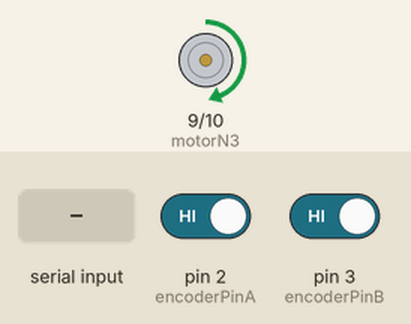
Simulated run of this sketch. Board: Arduino Uno, built with avr-gcc and run on an emulated ATmega328P. Parts: motor-driver pin pairs drawn as motors (green arrow = first pin HIGH = forward, orange = second pin HIGH = backward, longer = more drive). The inputs (shaded band) are chosen by the test bench; at power-on: pin 2 (encoderPinA) HIGH, pin 3 (encoderPinB) HIGH. What the sketch prints to the serial monitor is not drawn.

Above: at 0.16 s.
At 1.2 s:
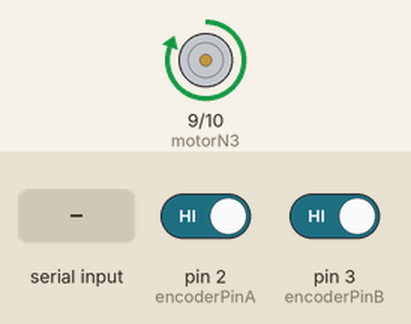
1.3 s: "90,45\n" received over Serial
Timing chart, 0 to 4.3 s (numbered marks = the images above; inputs shaded):
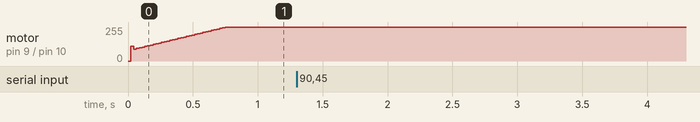

The sketch:

DC_motor_PID_control.ino
```cpp
/*Circuit connections:
-Motor red   --> OUT1 H-bridge
-Motor white --> OUT2 H-bridge
-Motor blue  --> 3.3V (encoder power)
-Motor black --> GND (encoder power)
-Motor yellow --> Arduino D2 (encoder phase A)
-Motor green  --> Arduino D3 (encoder phase B)
-H-bridge IN1 --> Arduino D10
-H-bridge IN2 --> Arduino D9*/

const byte encoderPinA = 2;
const byte encoderPinB = 3;

const byte motorN3 = 9;
const byte motorN4 = 10;

volatile long pulse_count;
long prev_pulse_count;

long prev_millis;
long mil2;

int set_point = 50;
double Kp = 1.6; //2.1
double ki = 5; //4
double kd = 0.01;
double error;
double prev_error;
double integral;
double derivative;
double speed_reading;
int actuation_signal;

void encoderA_ISR()
{

  if (digitalRead(encoderPinA) == HIGH)
    (digitalRead(encoderPinB) == LOW) ? pulse_count++ : pulse_count--;
  else
    (digitalRead(encoderPinB) == HIGH) ? pulse_count++ : pulse_count--;
}

void encoderB_ISR()
{
  if (digitalRead(encoderPinB) == HIGH)
    (digitalRead(encoderPinA) == HIGH) ? pulse_count++ : pulse_count--;
  else
    (digitalRead(encoderPinA) == LOW) ? pulse_count++ : pulse_count--;
}

void setup()
{
  Serial.begin(115200);

  pinMode(motorN3, OUTPUT);
  pinMode(motorN4, OUTPUT);
  pinMode(encoderPinA, INPUT_PULLUP);
  pinMode(encoderPinB, INPUT_PULLUP);

  attachInterrupt(0, encoderA_ISR, CHANGE);
  attachInterrupt(1, encoderB_ISR, CHANGE);
}

void loop()
{
  if (Serial.available())
  {
    set_point = Serial.parseInt();
    Serial.print("Setpoint: ");
    Serial.println(set_point);
    //integral = 0;
  }

  if (millis() - prev_millis > 20)
  {
    prev_millis = millis();

    speed_reading = ((prev_pulse_count - pulse_count) / 0.02) / 34.02; //motor shaft RPM
    Serial.println(speed_reading);
    prev_pulse_count = pulse_count;

    error = set_point - speed_reading;

    integral += (error) * 0.02;
    derivative = (error - prev_error) / 0.02;
    actuation_signal = (Kp * error) + (ki * integral) + (kd * derivative);

    prev_error = error;

    if (actuation_signal > 0)
    {
      analogWrite(motorN3, (actuation_signal < 255) ? actuation_signal : 255);
      digitalWrite(motorN4, LOW);
    }
    else if (actuation_signal < 0)
    {
      actuation_signal = abs(actuation_signal);
      analogWrite(motorN4, (actuation_signal < 255) ? actuation_signal : 255);
      digitalWrite(motorN3, LOW);
    }
    else
    {
      digitalWrite(motorN3, LOW);
      digitalWrite(motorN4, LOW);
    }
  }
  //digitalWrite(motorN3, LOW);
  //digitalWrite(motorN4, HIGH);

  /*if (millis() - mil2 > 100)
    {
    mil2 = millis();
    Serial.println(speed_reading);
    }*/
    if (millis() - mil2 > 5000)
    {
    mil2 = millis();
    set_point += 25;
    if (set_point > 300)
      set_point = 100;
    }
}
```

Measured:
- after the input at 1.3 s, every drawn part: stays the same
